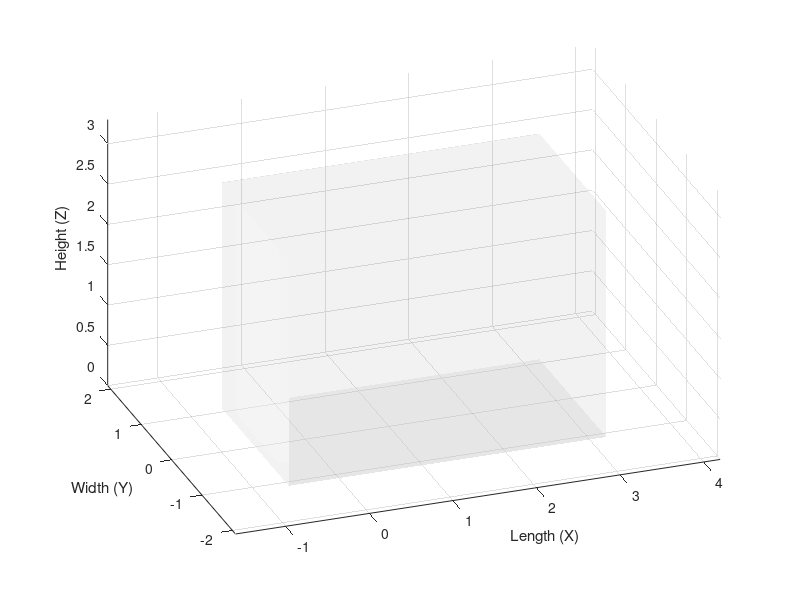

Reproduce this figure in MATLAB. (Note: this script raises an error after producing the figure.)
function RAY_Carousel_Simulation_Final_v4()
    % RAY_Carousel_Simulation_Final_v4
    % - 5 Stacked Levels
    % - "Wireframe" mode for Van and Housing to see inside
    % - Added Housing structure (White)
    % - Added Central Rods, Sprockets, and Bin Hangers
    % - Single Box selection logic
    
    clc; clear; close all;

    %% 1. SYSTEM CONFIGURATION
    
    % --- VIEW STYLE PARAMETER ---
    % Options: 'Wireframe' (See-through edges) or 'Opaque' (Solid walls)
    Shell_Style = 'Wireframe'; 

    % --- Dimensions ---
    System.Length = 3.0;       
    System.Width = 1.2;        
    
    % Vertical Layout
    System.Levels = 5;         
    System.Level_Height = 0.45;
    System.Base_Height = 0.2;  
    
    % Bin Dimensions
    Bin.Length = 0.30;         
    Bin.Depth  = 0.40;         
    Bin.Height = 0.30;         
    Bin.Mass   = 5.0;          
    
    % Track Geometry
    System.Track_Width = 0.8;  % m (Center-to-center)
    Curve_Radius = System.Track_Width / 2;               
    Pole_Distance = System.Length - System.Track_Width;  
    Track_Perimeter = (2 * Pole_Distance) + (2 * pi * Curve_Radius);
    
    % Collision Spacing
    Safety_Gap = 0.15; 
    Bin_Pitch = Bin.Length + Safety_Gap;
    
    % Bin Count Calculation
    Max_Bins_Geo = floor(Track_Perimeter / Bin_Pitch);
    if 50 > Max_Bins_Geo
        System.N_Bins_Per_Level = Max_Bins_Geo;
        fprintf('NOTICE: Reduced to %d bins per level for safety gap.\n', Max_Bins_Geo);
    else
        System.N_Bins_Per_Level = 50;
    end
    
    Total_Bins = System.N_Bins_Per_Level * System.Levels;
    Total_Mass = Total_Bins * Bin.Mass; 
    
    %% 2. GRAPHICS SETUP
    
    f = figure('Name', 'RAY: Final High-Fidelity Simulation', 'Color', 'w', 'NumberTitle', 'off');
    set(f, 'Position', [50, 50, 1200, 800]);
    axis equal; grid on; hold on;
    
    % Camera View (Looking into rear)
    view([-20, 25]); 
    
    % --- 2.1 VAN EXTERIOR (Black) ---
    Van.L = 3.8; Van.W = 2.2; Van.H = 2.8;
    Van_Origin = [-0.6, -1.1, 0]; % Center Y around 0
    
    % Helper function to draw the shell based on style
    draw_shell_custom(Van_Origin, Van.L, Van.W, Van.H, [0 0 0], Shell_Style, 'Van');

    % --- 2.2 SYSTEM HOUSING (White) ---
    % Surrounds the track tightly
    House.L = System.Length + 0.2; 
    House.W = System.Width + 0.2;
    House.H = (System.Levels * System.Level_Height) + System.Base_Height + 0.2;
    House_Origin = [-Curve_Radius-0.1, -Curve_Radius-0.1, 0];
    
    draw_shell_custom(House_Origin, House.L, House.W, House.H, [1 1 1], Shell_Style, 'Housing');
    
    % Set scenic limits
    xlim([Van_Origin(1)-1, Van_Origin(1)+Van.L+1]);
    ylim([Van_Origin(2)-1, Van_Origin(2)+Van.W+1]);
    zlim([0, Van.H+0.5]);
    xlabel('Length (X)'); ylabel('Width (Y)'); zlabel('Height (Z)');

    % --- 2.3 MECHANISM: RODS & SPROCKETS ---
    % Draw Vertical Drive Shafts at the center of curves
    % Left Curve Center (Rear): roughly X=0, Y=0 (based on track math)
    % Actually, track math defines Left Curve Center at (-Radius, 0) relative to straight start?
    % Let's use the track helper to find centers.
    % Based on `get_track_pos`:
    % Left Curve Center is (0,0) in our logic for the rear curve? 
    % No, logic was: Start (0,R). Right Center (L,0). Left Center (0,0).
    % So Centers are at (0,0) and (Pole_Distance, 0).
    
    Shaft_Height = House.H - 0.2;
    draw_cylinder(0, 0, 0, 0.05, Shaft_Height, [0.4 0.4 0.4]); % Rear Shaft
    draw_cylinder(Pole_Distance, 0, 0, 0.05, Shaft_Height, [0.4 0.4 0.4]); % Front Shaft
    
    % Draw Sprockets at each level
    for k = 1:System.Levels
        h_lvl = System.Base_Height + (k-1)*System.Level_Height + Bin.Height + 0.05; % Slightly above bin
        % Rear Sprocket
        draw_cylinder(0, 0, h_lvl, Curve_Radius*0.9, 0.02, [0.6 0.6 0.6]);
        % Front Sprocket
        draw_cylinder(Pole_Distance, 0, h_lvl, Curve_Radius*0.9, 0.02, [0.6 0.6 0.6]);
        
        % Draw Track Line
        s_plot = linspace(0, Track_Perimeter, 200);
        [tx, ty, ~] = get_track_pos(s_plot, Pole_Distance, Curve_Radius);
        plot3(tx, ty, ones(size(tx))*(h_lvl), 'Color', [0.2 0.2 0.2], 'LineWidth', 2);
    end

    % --- 2.4 INITIALIZE BINS & HANGERS ---
    Bin_Handles = gobjects(System.Levels, System.N_Bins_Per_Level);
    Hanger_Handles = gobjects(System.Levels, System.N_Bins_Per_Level);
    
    Bin_Positions = linspace(0, Track_Perimeter, System.N_Bins_Per_Level + 1);
    Bin_Positions(end) = [];
    
    for lvl = 1:System.Levels
        for i = 1:System.N_Bins_Per_Level
            % Bin Body
            c_base = [0.2, 0.4, 0.8]; 
            Bin_Handles(lvl, i) = patch('Vertices', [], 'Faces', [], ...
                'FaceColor', c_base, 'EdgeColor', 'k', 'FaceAlpha', 1.0);
            
            % Hanger (Connecting Piece)
            Hanger_Handles(lvl, i) = patch('Vertices', [], 'Faces', [], ...
                'FaceColor', [0.5 0.5 0.5], 'EdgeColor', 'none'); 
        end
    end
    
    % Info Text
    h_text = text(Van_Origin(1), Van_Origin(2)-0.8, Van.H, 'Status: Idle', ...
        'FontSize', 11, 'BackgroundColor', 'w', 'EdgeColor', 'k');
    h_perf = text(Van_Origin(1)+2, Van_Origin(2)-0.8, Van.H, 'Metrics', ...
        'FontSize', 11, 'BackgroundColor', 'w', 'EdgeColor', 'k');

    % Drop Off Zone Marker
    text(-Curve_Radius-0.5, 0, 0.1, 'DROP OFF ZONE', 'Color', 'r', 'FontWeight', 'bold', 'Rotation', 90);

    %% 3. SIMULATION LOOP
    
    Max_Vel = 0.8; Accel = 0.5; Friction_Coeff = 0.08; Gravity = 9.81;
    
    % Access Point: Middle of Rear Curve (Center 0,0, Angle pi)
    % In our get_track_pos logic: Left Curve is the last segment.
    % Center is (0,0). Angle goes from pi to 0. Apex is at angle pi/2? 
    % Let's hardcode the s_access based on geometry:
    % It is the point farthest negative X. 
    % That corresponds to Left Curve at theta = pi/2.
    s_access = (2 * Pole_Distance) + (1.5 * pi * Curve_Radius);
    s_access = mod(s_access, Track_Perimeter);
    
    while ishandle(f)
        % Target Selection
        Target_Col_Idx = randi(System.N_Bins_Per_Level);
        Target_Lvl_Idx = randi(System.Levels);
        
        % Color Highlighting
        for lvl = 1:System.Levels
            for col = 1:System.N_Bins_Per_Level
                if lvl == Target_Lvl_Idx && col == Target_Col_Idx
                    set(Bin_Handles(lvl, col), 'FaceColor', [1, 0.5, 0]); % Orange
                else
                    set(Bin_Handles(lvl, col), 'FaceColor', [0.2, 0.4, 0.8]); % Blue
                end
            end
        end
        
        % Move Logic
        Current_Pos = Bin_Positions(Target_Col_Idx);
        diff = s_access - Current_Pos;
        diff = mod(diff + Track_Perimeter/2, Track_Perimeter) - Track_Perimeter/2;
        Move_Dist = diff; 
        
        % Animation
        t = 0; dt = 0.05; current_vel = 0; dist_covered = 0;
        total_dist_abs = abs(Move_Dist); direction = sign(Move_Dist);
        
        pause(0.5); 
        
        while dist_covered < total_dist_abs && ishandle(f)
            tic;
            % Physics
            if dist_covered < (current_vel^2)/(2*Accel); req_acc = -direction * Accel;
            elseif abs(current_vel) < Max_Vel; req_acc = direction * Accel;
            else; req_acc = 0; end
            
            current_vel = current_vel + (req_acc * dt);
            if (total_dist_abs - dist_covered) < 0.05; current_vel = direction * 0.1; end
            
            ds = current_vel * dt;
            dist_covered = dist_covered + abs(ds);
            Bin_Positions = mod(Bin_Positions + ds, Track_Perimeter);
            
            % --- RENDER UPDATE ---
            for i = 1:System.N_Bins_Per_Level
                s = Bin_Positions(i);
                [bx, by, angle] = get_track_pos(s, Pole_Distance, Curve_Radius);
                
                % 1. Bin Geometry (Rotated)
                verts_base = get_rotated_box_at_zero(bx, by, Bin.Length, Bin.Depth, Bin.Height, angle);
                
                % 2. Hanger Geometry
                % Connects (bx, by) at track height to center of bin
                % Simple bar geometry
                h_verts_base = get_hanger_geometry(bx, by, Bin.Length, Bin.Depth, angle);

                for lvl = 1:System.Levels
                    z_bin_base = System.Base_Height + (lvl-1)*System.Level_Height;
                    
                    % Update Bin
                    verts_lvl = verts_base; 
                    verts_lvl(:,3) = verts_lvl(:,3) + z_bin_base + (Bin.Height/2);
                    % Open top faces
                    faces_bin = [1 2 3 4; 1 2 6 5; 2 3 7 6; 3 4 8 7; 1 4 8 5];
                    set(Bin_Handles(lvl, i), 'Vertices', verts_lvl, 'Faces', faces_bin);
                    
                    % Update Hanger
                    % Hanger sits on top of bin, connects to track level above
                    z_track = z_bin_base + Bin.Height + 0.05;
                    h_verts_lvl = h_verts_base;
                    h_verts_lvl(:,3) = h_verts_lvl(:,3) + z_bin_base + Bin.Height;
                    
                    % Simple faces for hanger bar
                    set(Hanger_Handles(lvl, i), 'Vertices', h_verts_lvl, ...
                        'Faces', [1 2 3 4; 5 6 7 8; 1 2 6 5; 3 4 8 7; 1 4 8 5; 2 3 7 6]);
                end
            end
            
            % Text Update
            F_Total = (Friction_Coeff * Total_Mass * Gravity) + (Total_Mass * abs(req_acc));
            Power = F_Total * abs(current_vel);
            set(h_text, 'String', sprintf('Target: Lvl %d, Bin %d\nAction: Rotating\nLoad: %d Bins', Target_Lvl_Idx, Target_Col_Idx, Total_Bins));
            set(h_perf, 'String', sprintf('Mass: %.0f kg\nForce: %.0f N\nPower: %.0f W', Total_Mass, F_Total, Power));
            
            drawnow;
            pause(dt - toc);
        end
        pause(1.0);
    end
end

%% HELPER FUNCTIONS

function draw_shell_custom(Origin, L, W, H, Color, Style, Tag)
    % Draws a box with specific style (Wireframe vs Opaque)
    x = Origin(1); y = Origin(2); z = Origin(3);
    
    if strcmp(Style, 'Wireframe')
        % Draw thick edges, transparent faces
        FaceAlpha = 0.05;
        EdgeAlpha = 0.8; % High visibility for edges
        LineWidth = 2.0; % Thick lines
    else
        % Opaque
        FaceAlpha = 1.0;
        EdgeAlpha = 1.0;
        LineWidth = 0.5;
    end
    
    % Define vertices
    verts = [x, y, z; x+L, y, z; x+L, y+W, z; x, y+W, z; ...
             x, y, z+H; x+L, y, z+H; x+L, y+W, z+H; x, y+W, z+H];
    faces = [1 2 3 4; 5 6 7 8; 1 2 6 5; 3 4 8 7; 1 4 8 5; 2 3 7 6];
    
    % If Van, remove rear face (Face 6: 2 3 7 6 is Right? No.)
    % Faces: 1=Bottom, 2=Top, 3=Front, 4=Back(Right?), 5=Left, 6=Right
    % Let's explicitly define walls to be sure which one to remove.
    
    if strcmp(Tag, 'Van')
        % Draw individual walls except rear
        % Rear of system is -X direction. 
        % Van Origin is -X. Front of van is +X.
        % So Rear Wall is the face at x (min).
        
        % Floor, Roof, Side1, Side2, Front(Cab)
        % Floor: z min
        patch([x, x+L, x+L, x], [y, y, y+W, y+W], [z, z, z, z], Color, 'FaceAlpha', FaceAlpha, 'EdgeAlpha', EdgeAlpha, 'LineWidth', LineWidth);
        % Roof: z max
        patch([x, x+L, x+L, x], [y, y, y+W, y+W], [z+H, z+H, z+H, z+H], Color, 'FaceAlpha', FaceAlpha, 'EdgeAlpha', EdgeAlpha, 'LineWidth', LineWidth);
        % Side 1 (y min)
        patch([x, x+L, x+L, x], [y, y, y, y], [z, z, z+H, z+H], Color, 'FaceAlpha', FaceAlpha, 'EdgeAlpha', EdgeAlpha, 'LineWidth', LineWidth);
        % Side 2 (y max)
        patch([x, x+L, x+L, x], [y+W, y+W, y+W, y+W], [z, z, z+H, z+H], Color, 'FaceAlpha', FaceAlpha, 'EdgeAlpha', EdgeAlpha, 'LineWidth', LineWidth);
        % Front (x max)
        patch([x+L, x+L, x+L, x+L], [y, y+W, y+W, y], [z, z, z+H, z+H], Color, 'FaceAlpha', FaceAlpha, 'EdgeAlpha', EdgeAlpha, 'LineWidth', LineWidth);
        
    else
        % Housing - Draw full box
         patch('Vertices', verts, 'Faces', faces, 'FaceColor', Color, ...
               'FaceAlpha', FaceAlpha, 'EdgeAlpha', EdgeAlpha, 'LineWidth', LineWidth);
    end
end

function draw_cylinder(cx, cy, base_z, r, h, color)
    [X,Y,Z] = cylinder(r, 20);
    X = X + cx;
    Y = Y + cy;
    Z = Z * h + base_z;
    surf(X, Y, Z, 'FaceColor', color, 'EdgeColor', 'none', 'FaceAlpha', 1);
end

function [x, y, angle] = get_track_pos(s, L, R)
    Perimeter = 2*L + 2*pi*R; s = mod(s, Perimeter);
    % Map: Top Straight -> Right Curve -> Bottom Straight -> Left Curve
    if s < L; x = s; y = R; angle = 0;
    elseif s < (L + pi*R); dist = s - L; theta = dist / R; x = L + R*sin(theta); y = R*cos(theta); angle = -theta;
    elseif s < (2*L + pi*R); dist = s - (L + pi*R); x = L - dist; y = -R; angle = pi;
    else; dist = s - (2*L + pi*R); theta = dist / R; x = -R*sin(theta); y = -R*cos(theta); angle = pi - theta;
    end
end

function verts = get_rotated_box_at_zero(cx, cy, L, D, H, theta)
    dx = [-L/2, L/2, L/2, -L/2, -L/2, L/2, L/2, -L/2];
    dy = [-D/2, -D/2, D/2, D/2, -D/2, -D/2, D/2, D/2];
    dz = [-H/2, -H/2, -H/2, -H/2, H/2, H/2, H/2, H/2];
    x_rot = dx*cos(theta) - dy*sin(theta); y_rot = dx*sin(theta) + dy*cos(theta);
    verts = [x_rot' + cx, y_rot' + cy, dz'];
end

function verts = get_hanger_geometry(cx, cy, BinL, BinD, theta)
    % Creates a small bracket on top of the bin
    % Size: Small bar, width of bin depth, thin in L
    HL = 0.05; HW = BinD * 0.8; HH = 0.05;
    
    dx = [-HL/2, HL/2, HL/2, -HL/2, -HL/2, HL/2, HL/2, -HL/2];
    dy = [-HW/2, -HW/2, HW/2, HW/2, -HW/2, -HW/2, HW/2, HW/2];
    dz = [0, 0, 0, 0, HH, HH, HH, HH];
    
    x_rot = dx*cos(theta) - dy*sin(theta); y_rot = dx*sin(theta) + dy*cos(theta);
    verts = [x_rot' + cx, y_rot' + cy, dz'];
end